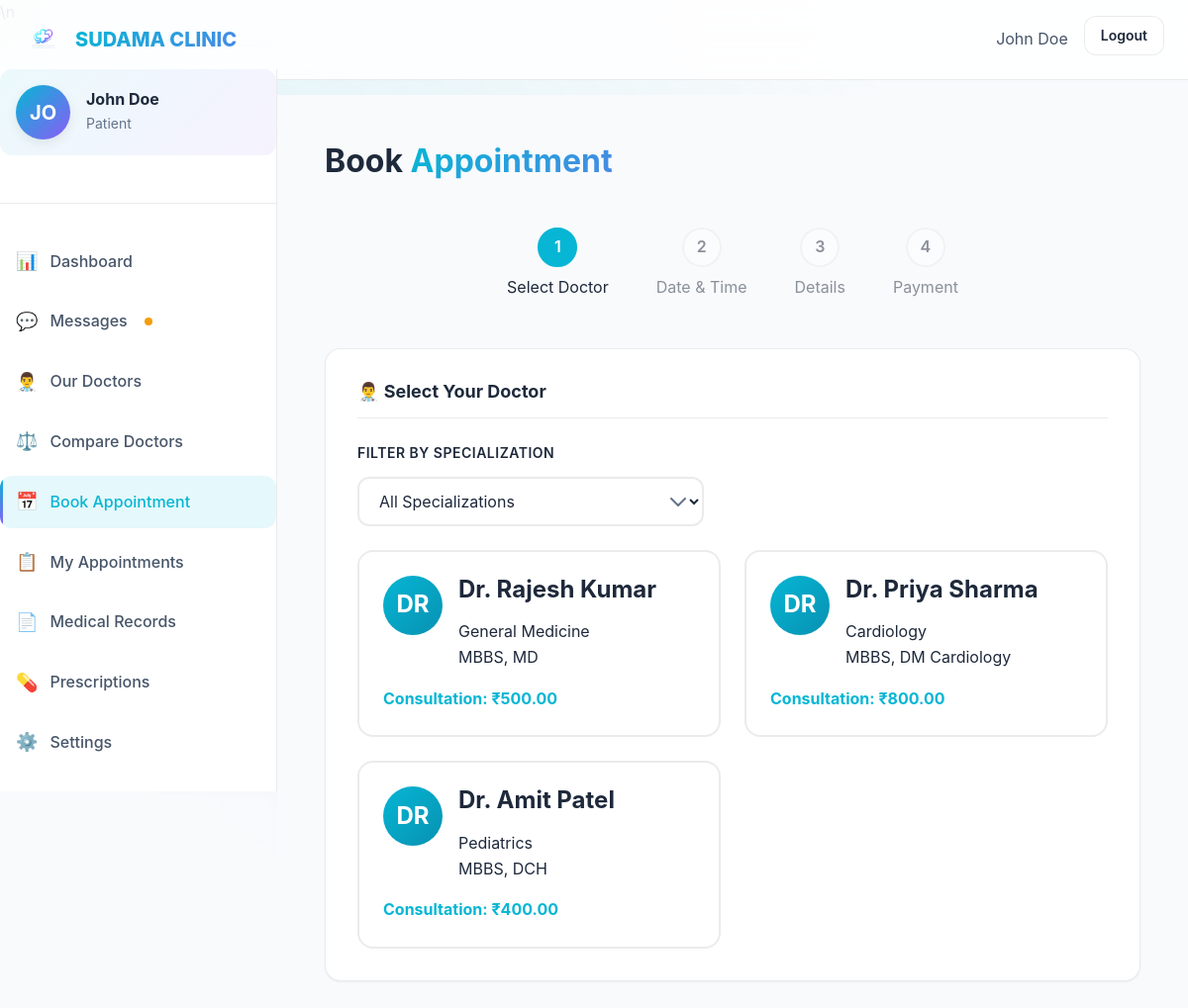
Screenshot of /book-appointment.php (signed in) with the database file from the repository.
### tables this page shows
CREATE TABLE IF NOT EXISTS doctors (
    id INT AUTO_INCREMENT PRIMARY KEY,
    user_id INT NOT NULL,
    name VARCHAR(200) NOT NULL,
    phone VARCHAR(20) NOT NULL,
    specialization_id INT,
    qualification VARCHAR(255),
    experience_years INT DEFAULT 0,
    bio TEXT,
    consultation_charge DECIMAL(10,2) DEFAULT 0.00,
    new_case_charge DECIMAL(10,2) DEFAULT 0.00,
    old_case_charge DECIMAL(10,2) DEFAULT 0.00,
    profile_image VARCHAR(255),
    available_days VARCHAR(100) DEFAULT 'Mon,Tue,Wed,Thu,Fri,Sat',
    slot_duration INT DEFAULT 30,
    created_at TIMESTAMP DEFAULT CURRENT_TIMESTAMP,
    updated_at TIMESTAMP DEFAULT CURRENT_TIMESTAMP ON UPDATE CURRENT_TIMESTAMP,
    FOREIGN KEY (user_id) REFERENCES users(id) ON DELETE CASCADE,
    FOREIGN KEY (specialization_id) REFERENCES specializations(id) ON DELETE SET NULL,
    INDEX idx_user_id (user_id),
    INDEX idx_specialization (specialization_id)
);

CREATE TABLE IF NOT EXISTS specializations (
    id INT AUTO_INCREMENT PRIMARY KEY,
    name VARCHAR(100) NOT NULL UNIQUE,
    description TEXT,
    icon VARCHAR(50),
    status ENUM('active', 'inactive') DEFAULT 'active',
    created_at TIMESTAMP DEFAULT CURRENT_TIMESTAMP
);

### book-appointment.php (the view, shortened to what this page needs)
<?php
$db = get_db_connection();
$step = isset($_GET['step']) ? (int)$_GET['step'] : 1;
$doctors = [];
if ($step === 1) {
    $docQuery = "SELECT d.*, s.name as specialization_name FROM doctors d
                 LEFT JOIN specializations s ON d.specialization_id = s.id
                 WHERE d.user_id IN (SELECT id FROM users WHERE status = 'active')";
    $params = [];
    $stmt = $db->prepare($docQuery);
    $stmt->execute($params);
    $doctors = $stmt->fetchAll();
}
?>
<!DOCTYPE html>
<html lang="en">
<head>
    <link rel="stylesheet" href="css/styles.css">
    <link rel="stylesheet" href="css/dashboard.css">
    <link rel="stylesheet" href="css/components.css">
\n</head>
<body>
    <nav class="navbar">
        <div class="container-fluid navbar-container">
            <a href="patient-dashboard.php" class="navbar-brand">
                <img src="images/logo.png" alt="SUDAMA CLINIC">
                <span class="text-gradient">SUDAMA CLINIC</span>
            </a>
            <ul class="navbar-nav">
                <li><span style="color: var(--color-text-secondary);"><?php echo htmlspecialchars($_SESSION['name']); ?></span></li>
                <li><a href="logout.php" class="btn btn-ghost btn-sm">Logout</a></li>
            </ul>
        </div>
    </nav>
    <div class="dashboard-layout">
        <?php include 'includes/patient_sidebar.php'; ?>
        <main class="dashboard-main">
            <div class="page-header">
                <h1>Book <span class="text-gradient">Appointment</span></h1>
            </div>
            <div class="booking-steps">
                <div class="step-line-progress" style="width: 60%; background: linear-gradient(to right, var(--primary-start) <?php echo ($step - 1) * 33; ?>%, #e2e8f0 <?php echo ($step - 1) * 33; ?>%);"></div>
                <div class="booking-step <?php echo $step >= 1 ? 'active' : ''; ?> <?php echo $step > 1 ? 'completed' : ''; ?>">
                    <div class="step-circle">1</div>
                    <div class="step-label">Select Doctor</div>
                </div>
                <div class="booking-step <?php echo $step >= 2 ? 'active' : ''; ?> <?php echo $step > 2 ? 'completed' : ''; ?>">
                    <div class="step-circle">2</div>
                    <div class="step-label">Date & Time</div>
                </div>
                <div class="booking-step <?php echo $step >= 3 ? 'active' : ''; ?> <?php echo $step > 3 ? 'completed' : ''; ?>">
                    <div class="step-circle">3</div>
                    <div class="step-label">Details</div>
                </div>
                <div class="booking-step <?php echo $step >= 4 ? 'active' : ''; ?>">
                    <div class="step-circle">4</div>
                    <div class="step-label">Payment</div>
                </div>
            </div>
            <?php if ($step === 1): ?>
            <div class="form-section">
                <h3 class="form-section-title">👨‍⚕️ Select Your Doctor</h3>
                <div class="form-group" style="max-width: 350px;">
                    <label class="form-label">Filter by Specialization</label>
                    <select class="form-control" onchange="window.location.href='?step=1&spec='+this.value">
                        <option value="">All Specializations</option>
                    </select>
                </div>
                <div class="doctors-grid">
                    <?php if (empty($doctors)): ?>
                        <p>No doctors found.</p>
                    <?php else: ?>
                        <?php foreach ($doctors as $doc): ?>
                            <div class="doctor-card-booking" onclick="window.location.href='?step=2&doctor_id=<?php echo $doc['id']; ?>'">
                                <div class="doctor-header">
                                    <?php if (!empty($doc['photo']) && file_exists($doc['photo'])): ?>
                                        <img src="<?php echo htmlspecialchars($doc['photo']); ?>" class="doctor-avatar-large" style="object-fit:cover;" alt="Dr">
                                    <?php else: ?>
                                        <div class="doctor-avatar-large"><?php echo strtoupper(substr($doc['name'], 0, 2)); ?></div>
                                    <?php endif; ?>
                                    <div class="doctor-info">
                                        <h4><?php echo htmlspecialchars($doc['name']); ?></h4>
                                        <div class="doctor-meta">
                                            <span><?php echo htmlspecialchars($doc['specialization_name']); ?></span><br>
                                            <span><?php echo htmlspecialchars($doc['qualification']); ?></span>
                                        </div>
                                    </div>
                                </div>
                                <div style="margin-top: 10px; font-weight: bold; color: var(--primary-start);">
                                    Consultation: ₹<?php echo number_format($doc['new_case_charge'], 2); ?>
                                </div>
                            </div>
                        <?php endforeach; ?>
                    <?php endif; ?>
                </div>
            </div>
            <?php endif; ?>
        </main>
    </div>
</body>
</html>

### css/dashboard.css (style rules this page uses)
.dashboard-main { padding: var(--spacing-2xl); min-height: calc(100vh - 70px); animation: fadeIn 0.5s ease-out; }

### css/components.css (style rules this page uses)
.dashboard-layout { display: block; min-height: 100vh; padding-top: 70px; position: relative; }
.dashboard-main { margin-left: 280px; padding: var(--spacing-2xl); background: var(--color-bg-primary); min-height: calc(100vh - 70px); width: auto; box-sizing: border-box; transition: margin-left 0.3s ease, width 0.3s ease; }
.page-header { display: flex; justify-content: space-between; align-items: center; margin-bottom: var(--spacing-2xl); flex-wrap: wrap; gap: var(--spacing-md); }
.page-header h1 { font-size: var(--font-size-3xl); margin: 0; }
.form-section { background: var(--color-bg-secondary); border: 1px solid var(--glass-border); border-radius: var(--border-radius-lg); padding: var(--spacing-xl); margin-bottom: var(--spacing-xl); box-shadow: var(--shadow-sm); }
.form-section-title { font-size: var(--font-size-lg); font-weight: 700; margin: 0 0 var(--spacing-lg) 0; padding-bottom: var(--spacing-md); border-bottom: 1px solid var(--glass-border); display: flex; align-items: center; gap: var(--spacing-sm); }

### book-appointment.php (style rules this page uses)
.booking-steps { display: flex; justify-content: center; gap: var(--spacing-2xl); margin-bottom: var(--spacing-2xl); position: relative; }
.booking-step { display: flex; flex-direction: column; align-items: center; position: relative; opacity: 0.5; }
.booking-step.active, .booking-step.completed { opacity: 1; }
.step-circle { width: 40px; height: 40px; border-radius: 50%; background: var(--color-bg-secondary); border: 2px solid var(--glass-border); display: flex; align-items: center; justify-content: center; font-weight: 600; margin-bottom: var(--spacing-xs); }
.booking-step.active .step-circle { background: var(--primary-start); border-color: var(--primary-start); color: white; }
.step-line-progress { position: absolute; top: 20px; left: 20%; width: 60%; height: 2px; background: #e2e8f0; z-index: -1; }
.doctor-card-booking { background: var(--color-bg-secondary); border: 2px solid var(--glass-border); border-radius: var(--border-radius-lg); padding: var(--spacing-lg); cursor: pointer; transition: all 0.2s; }
.doctor-header { display: flex; gap: var(--spacing-md); margin-bottom: var(--spacing-md); }
.doctor-avatar-large { width: 60px; height: 60px; border-radius: 50%; background: linear-gradient(135deg, var(--primary-start), var(--primary-end)); display: flex; align-items: center; justify-content: center; color: white; font-weight: bold; font-size: 1.5rem; }
.doctors-grid { display: grid; grid-template-columns: repeat(auto-fill, minmax(300px, 1fr)); gap: var(--spacing-lg); }

### rows the page displays
doctors: name "DR", name "Dr. Rajesh Kumar", specialization.name "General Medicine", qualification "MBBS, MD", new_case_charge "500.00"
doctors: name "DR", name "Dr. Priya Sharma", specialization.name "Cardiology", qualification "MBBS, DM Cardiology", new_case_charge "800.00"
doctors: name "DR", name "Dr. Amit Patel", specialization.name "Pediatrics", qualification "MBBS, DCH", new_case_charge "400.00"

### other values shown
$_SESSION['name'] "John Doe"
substr($_SESSION['name'] ?? 'P', 0, 2) "JO"
